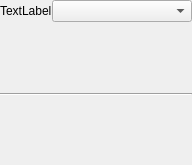
<?xml version="1.0" encoding="UTF-8"?>
<ui version="4.0">
 <class>ProxySelectionWidget</class>
 <widget class="QWidget" name="ProxySelectionWidget">
  <property name="geometry">
   <rect>
    <x>0</x>
    <y>0</y>
    <width>192</width>
    <height>165</height>
   </rect>
  </property>
  <property name="windowTitle">
   <string>Form</string>
  </property>
  <layout class="QVBoxLayout" name="verticalLayout" stretch="0,1">
   <property name="spacing">
    <number>2</number>
   </property>
   <property name="margin">
    <number>0</number>
   </property>
   <item>
    <layout class="QHBoxLayout" name="horizontalLayout" stretch="0,1">
     <property name="spacing">
      <number>0</number>
     </property>
     <item>
      <widget class="QLabel" name="label">
       <property name="text">
        <string>TextLabel</string>
       </property>
      </widget>
     </item>
     <item>
      <widget class="QComboBox" name="comboBox"/>
     </item>
    </layout>
   </item>
   <item>
    <widget class="QFrame" name="frame">
     <property name="frameShape">
      <enum>QFrame::NoFrame</enum>
     </property>
     <property name="frameShadow">
      <enum>QFrame::Plain</enum>
     </property>
     <layout class="QVBoxLayout" name="frameLayout">
      <property name="margin">
       <number>0</number>
      </property>
      <item>
       <widget class="Line" name="line">
        <property name="orientation">
         <enum>Qt::Horizontal</enum>
        </property>
       </widget>
      </item>
     </layout>
    </widget>
   </item>
  </layout>
 </widget>
 <resources/>
 <connections/>
</ui>
